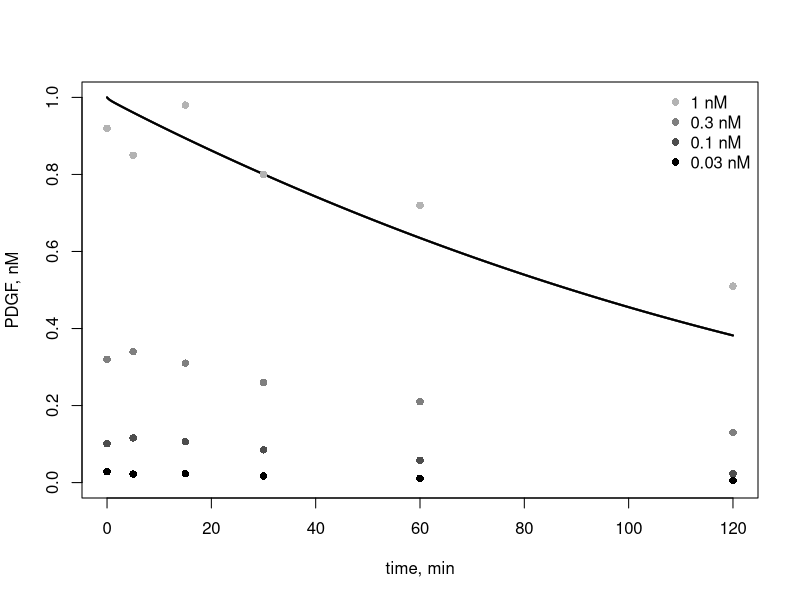
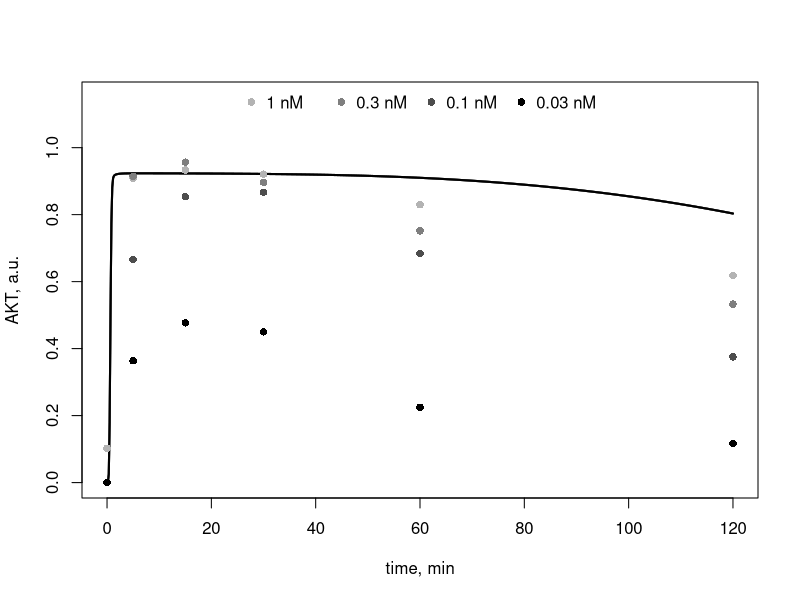

Here is the R script that generated these plots, in order:
rm(list=ls())
#BiocManager::install("deSolve")
library(deSolve)
#?ode
model_0 <- function (t, x, params) {
  ## extract variables
  IRm <- x[1]
  IRins <- x[2]
  IRmYP <- x[3]
  IRiYP <- x[4]
  IRi <- x[5]
  IRS1 <- x[6]
  IRS1YP <- x[7]
  IRS1YPS307 <- x[8]
  IRS1S307 <- x[9]
  X <- x[10]
  Xp <- x[11]
  PKB <- x[12]
  PKBT308 <- x[13]
  PKBS473 <- x[14]
  PKBT308S473 <- x[15]
  mTORC1 <- x[16]
  mTORC1a <- x[17]
  mTORC2 <- x[18]
  mTORC2a <- x[19]
  S6K <- x[20]
  S6KT389 <- x[21]
  S6 <- x[22]
  S6S235 <- x[23]
  r <- x[24]
  c1 <- x[25]
  c2 <- x[26]
  L <- x[27]
  c2e <- x[28] # endcyted c2
  ## extract parameters
  insulin <- params["insulin"]
  k3_0 <- params["k3_0"]
  k1a <- params["k1a"]
  k1c <- params["k1c"]
  k1d <- params["k1d"]
  k1f <- params["k1f"]
  k1g <- params["k1g"]
  k1r <- params["k1r"]
  k2_0 <- params["k2_0"]
  k2a <- params["k2a"]
  k2b <- params["k2b"]
  k2c <- params["k2c"]
  k2d <- params["k2d"]
  k2f <- params["k2f"]
  k2g <- params["k2g"]
  k3a <- params["k3a"]
  k3b <- params["k3b"]
  k4a <- params["k4a"]
  k4b <- params["k4b"]
  k4c <- params["k4c"]
  k4f <- params["k4f"]
  k4h <- params["k4h"]
  k5b <- params["k5b"]
  k5c <- params["k5c"]
  k5d <- params["k5d"]
  k9b1 <- params["k9b1"]
  k9b2 <- params["k9b2"]
  k9f1 <- params["k9f1"]
  k9f2 <- params["k9f2"]
  km9 <- params["km9"]
  TSCtot <- params["TSCtot"]
  k5a1 <- params["k5a1"]
  kiTSC <- params["kiTSC"]
  k5 <- params["k5"]
  kmx <- params["kmx"]
  kx <- params["kx"]
  KDL <- params["KDL"]
  kf <- params["kf"]
  ke <- params["ke"]
  kLmax <- params["kLmax"]
  KML <- params["KML"]
  kPI3K <- params["kPI3K"]
  aPI3K <- params["aPI3K"]
  k4d <- params["k4d"]
  k5e <- params["k5e"]
  PTEN <- params["PTEN"]
  kPTEN <- params["kPTEN"]
  k4c_0 <- params["k4c_0"]
  k4_0 <- params["k4_0"]
  R0 <- params["R0"]
  kr <- KDL*kf
  PI3K <- 0.5*(1+kPI3K+2*aPI3K*R0*c2-sqrt((1+kPI3K+2*aPI3K*R0*c2)^2-8*aPI3K*R0*c2))
  
  ## model equations
  dIRmdt <- k1r*IRi-k1a*IRm*insulin+k1g*IRmYP
  dIRinsdt <- k1a*IRm*insulin-k1c*IRins
  dIRmYPdt <- k1c*IRins-k1d*IRmYP-k1g*IRmYP
  dIRiYPdt <- k1d*IRmYP-k1f*IRiYP*Xp
  dIRidt <- k1f*IRiYP*Xp-k1r*IRi
  dIRS1dt <- k2b*IRS1YP+k2g*IRS1S307-k2_0*IRS1-k2a*IRS1*IRiYP
  dIRS1YPdt <- k2a*IRS1*IRiYP+k2d*IRS1YPS307-k2b*IRS1YP-k2c*IRS1YP*mTORC1a
  dIRS1YPS307dt <- k2c*IRS1YP*mTORC1a-k2d*IRS1YPS307-k2f*IRS1YPS307
  dIRS1S307dt <- k2_0*IRS1+k2f*IRS1YPS307-k2g*IRS1S307
  dXdt <- k3b*Xp-k3a*X*(k3_0+IRS1YPS307)
  dXpdt <- k3a*X*(k3_0+IRS1YPS307)-k3b*Xp
  dPKBdt <- k4b*PKBT308+k4h*PKBS473-k4a*PKB*IRS1YP/(PTEN+kPTEN)-k4d*PKB*PI3K/(PTEN+kPTEN)-k4_0*PKB
  dPKBT308dt <- k4a*PKB*IRS1YP/(PTEN+kPTEN)+k4d*PKB*PI3K/(PTEN+kPTEN)-k4b*PKBT308-k4c*PKBT308*mTORC2a+k4_0*PKB-k4c_0*PKBT308
  dPKBS473dt <- k4f*PKBT308S473-k4h*PKBS473-k4a*PKBS473*IRS1YP/(PTEN+kPTEN)-k4d*PKBS473*PI3K/(PTEN+kPTEN)-k4_0*PKBS473
  dPKBT308S473dt <- k4c*PKBT308*mTORC2a+k4a*PKBS473*IRS1YP/(PTEN+kPTEN)+k4d*PKBS473*PI3K/(PTEN+kPTEN)-k4f*PKBT308S473+k4c_0*PKBT308+k4_0*PKBS473
  dmTORC1dt <- k5b*mTORC1a-k5*mTORC1*(PKBT308S473+k5a1*PKBT308)/(TSCtot+kiTSC)
  #dmTORC1dt <- k5b*mTORC1a-0*k5*mTORC1*(PKBT308S473+k5a1*PKBT308)/(TSCtot+kiTSC)
  dmTORC1adt <- k5*mTORC1*(PKBT308S473+k5a1*PKBT308)/(TSCtot+kiTSC)-k5b*mTORC1a
  #dmTORC1adt <- 0*k5*mTORC1*(PKBT308S473+k5a1*PKBT308)/(TSCtot+kiTSC)-k5b*mTORC1a
  dmTORC2dt <- k5d*mTORC2a-k5c*mTORC2*IRiYP/(PTEN+kPTEN)-k5e*mTORC2*PI3K/(PTEN+kPTEN)
  dmTORC2adt <- k5c*mTORC2*IRiYP/(PTEN+kPTEN)+k5e*mTORC2*PI3K/(PTEN+kPTEN)-k5d*mTORC2a
  dS6Kdt <- k9b1*S6KT389-k9f1*S6K*mTORC1a/(km9+mTORC1a)
  dS6KT389dt <- k9f1*S6K*mTORC1a/(km9+mTORC1a)-k9b1*S6KT389
  dS6dt <- k9b2*S6S235-k9f2*S6*S6KT389
  dS6S235dt <- k9f2*S6*S6KT389-k9b2*S6S235
  drdt <- kr*c1-kf*L*r+kmx*c2
  dc1dt <- kf*L*r-kr*c1+kmx*c2-2*kx*R0*c1*c1
  dc2dt <- kx*R0*c1*c1-(kmx+ke)*c2
  dLdt <- R0*(kr*c1-kf*L*r+kmx*c2)-kLmax*L/(1+L/KML)
  dc2edt <- ke*c2
  ## combine results into a single vector
  dxdt <- c(dIRmdt,dIRinsdt,dIRmYPdt,dIRiYPdt,dIRidt,dIRS1dt,dIRS1YPdt,dIRS1YPS307dt,dIRS1S307dt,dXdt,dXpdt,
            dPKBdt,dPKBT308dt,dPKBS473dt,dPKBT308S473dt,dmTORC1dt,dmTORC1adt,dmTORC2dt,dmTORC2adt,dS6Kdt,dS6KT389dt,dS6dt,dS6S235dt,
            drdt,dc1dt,dc2dt,dLdt,dc2edt)
  ## return result as a list
  list(dxdt)
}

TSC <- 1
parms <- c(insulin=0,k1a=0.633,k1c=0.877,k1d=31,k1f=184000,k1g=1940,k1r=0.547,k2_0=0.0423,k2a=323,k2b=3420,
           k2c=576000,k2d=281,k2f=2.91,k2g=0.267,k3_0=0.01,k3a=0.0001,k3b=0.0988,k4a=579000,k4b=34.8,k4c=446,k4f=30,k4h=0.536,k5b=24.8,
           k5c=2,k5d=1.06,k9b1=0.0444,k9b2=31,k9f1=0.9,k9f2=333,km9=58.7,TSCtot=TSC,k5a1=0.03,kiTSC=0.001,k5=40,
           kmx=0.07,kx=30,KDL=1.5,kf=1,ke=0.2,kLmax=0.011,KML=1.66,kPI3K=0.3,aPI3K=8000,k4d=30,k5e=0.2,PTEN=1,kPTEN=1e-5,
           R0=0.01,k4_0=4,k4c_0=0.3)

times <- seq(from=0,to=600,by=1/6)
xstart <- c(IRm=1,IRins=0,IRmYP=0,IRiYP=0,IRi=0,IRS1=1,IRS1YP=0,IRS1YPS307=0,IRS1S307=0,X=1,Xp=0,PKB=1,PKBT308=0,PKBS473=0,PKBT308S473=0,
            TORC1=1,TORC1a=0,TORC2=1,TORC2a=0,S6K=1,S6KT389=0,S6=1,S6S235=0,r=1,c1=0,c2=0,L=0,c2e=0)

library(tidyverse)
ode(
  func=model_0,
  y=xstart,
  times=times,
  parms=parms
) %>%
  as.data.frame() -> out

xstart <- as.numeric(as.vector(out[3601,-1]))

L0 <- 1 # choose 1; 0.3; 0.1; 0.03 nM of PDGF for Fig. S2B

xstart[27] <- L0
times <- seq(from=0,to=120,by=1/6)
ode(
  func=model_0,
  y=xstart,
  times=times,
  parms=parms    # method = "ode45"
  ) %>%
  as.data.frame() -> out

#Fig. S2B
x_PDGF <- c(0,5,15,30,60,120) 
y_PDGF_003 <- c(0.028,0.022,0.023,0.017,0.011,0.0053) # PDGF0=0.03 nM
y_PDGF_01 <- c(0.101,0.116,0.106,0.085,0.058,0.023) # PDGF0=0.1 nM
y_PDGF_03 <- c(0.32,0.34,0.31,0.26,0.21,0.13) # PDGF0=0.3 nM
y_PDGF_1 <- c(0.92,0.85,0.98,0.8,0.72,0.51) # PDGF0=1 nM
plot(out[,1],out[,28], col="grey70",lwd = 2,lty="solid", ylab='PDGF, nM', xlab='time, min',type = "l", ylim=c(0, 1)) # L0=1
lines(out[,1],out[,28], col="grey50",lwd = 2,lty="solid",type = "l") #L0=0.3
lines(out[,1],out[,28], col="grey30",lwd = 2,lty="solid",type = "l") #L0=0.1
lines(out[,1],out[,28], col="grey0",lwd = 2,lty="solid",type = "l") #L0=0.03
points(x_PDGF,y_PDGF_1,pch=16, type = "p",col="grey70")
points(x_PDGF,y_PDGF_03,pch=16, type = "p", col="grey50")
points(x_PDGF,y_PDGF_01,pch=16, type = "p", col="grey30")
points(x_PDGF,y_PDGF_003,pch=16, type = "p", col="grey0")
legend("topright",ncol=1, legend=c("1 nM","0.3 nM","0.1 nM","0.03 nM"), bty = "n",
       col=c("grey70","grey50","grey30","grey0"), pch=c(16,16,16,16), cex=1)


ky_PDGF <- 0.9
y_AKT_003 <- c(0,0.404,0.53,0.5,0.25,0.13)*ky_PDGF # PDGF0=0.03 nM
y_AKT_01 <- c(0,0.74,0.949,0.963,0.76,0.417)*ky_PDGF # PDGF0=0.1 nM
y_AKT_03 <- c(0,1.016,1.063,0.996,0.835,0.592)*ky_PDGF # PDGF0=0.3 nM
y_AKT_1 <- c(0.114,1.01,1.037,1.023,0.922,0.687)*ky_PDGF # PDGF0=1 nM
plot(out[,1],out[,15]+out[,16]-out[1,15]-out[1,16], lwd = 2,lty="solid",col="grey70",ylab='AKT, a.u.', xlab='time, min',type = "l", ylim=c(0, 1.15)) # L0=1
lines(out[,1],out[,15]+out[,16]-out[1,15]-out[1,16],lwd = 2,lty="solid",col="grey50", type = "l") #L0=0.3
lines(out[,1],out[,15]+out[,16]-out[1,15]-out[1,16], lwd = 2,lty="solid",col="grey30", type = "l") #L0=0.1
lines(out[,1],out[,15]+out[,16]-out[1,15]-out[1,16], lwd = 2,lty="solid",col="grey0", type = "l") #L0=0.03
points(x_PDGF,y_AKT_1,pch=16, type = "p", col="grey70")
points(x_PDGF,y_AKT_03,pch=16, type = "p", col="grey50")
points(x_PDGF,y_AKT_01,pch=16, type = "p", col="grey30")
points(x_PDGF,y_AKT_003,pch=16, type = "p", col="grey0")
legend("top",ncol=4, legend=c("1 nM","0.3 nM","0.1 nM","0.03 nM"), bty = "n",
       col=c("grey70","grey50","grey30","grey0"), pch=c(16,16,16,16))
